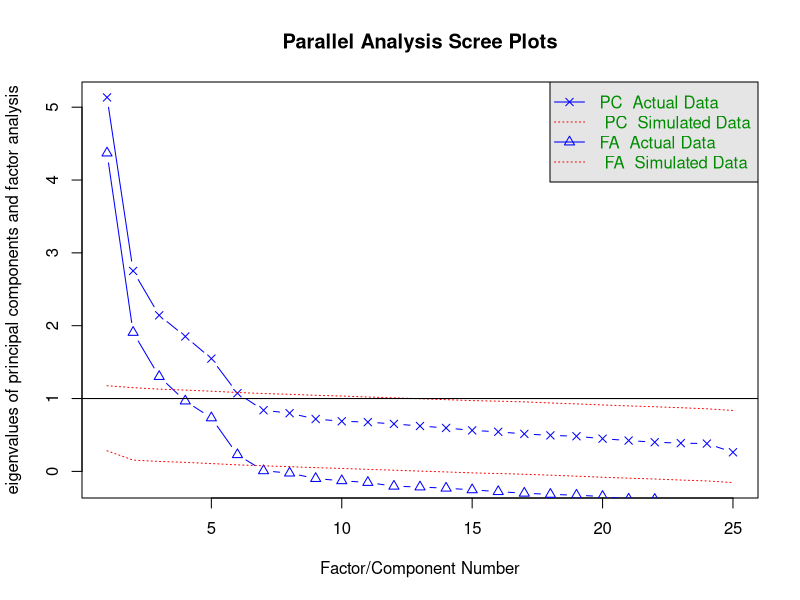
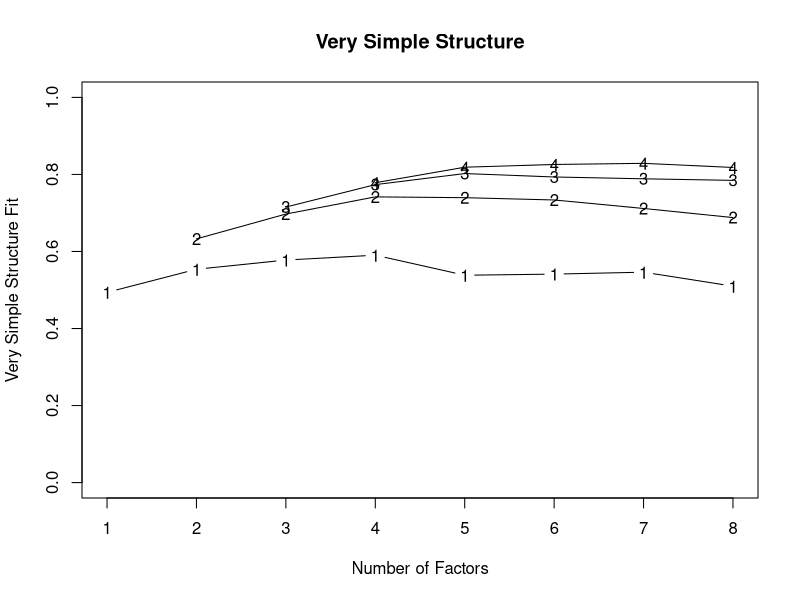
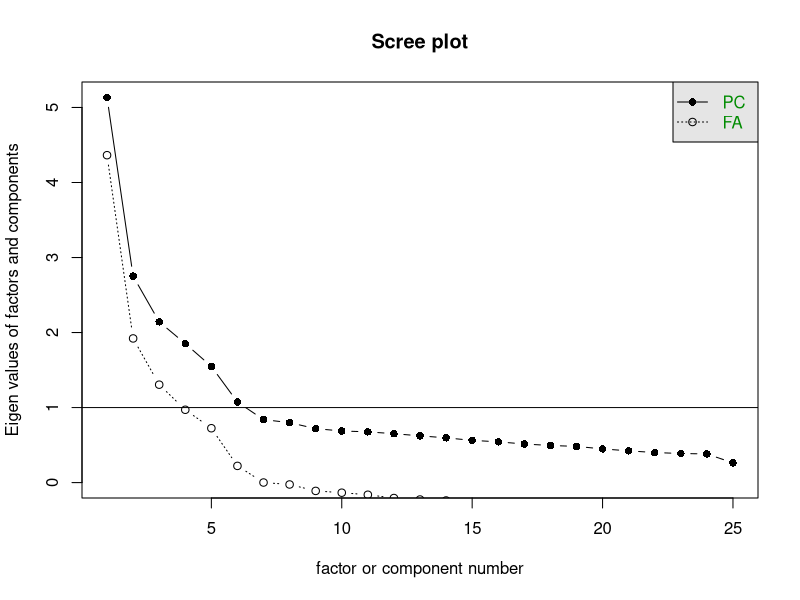
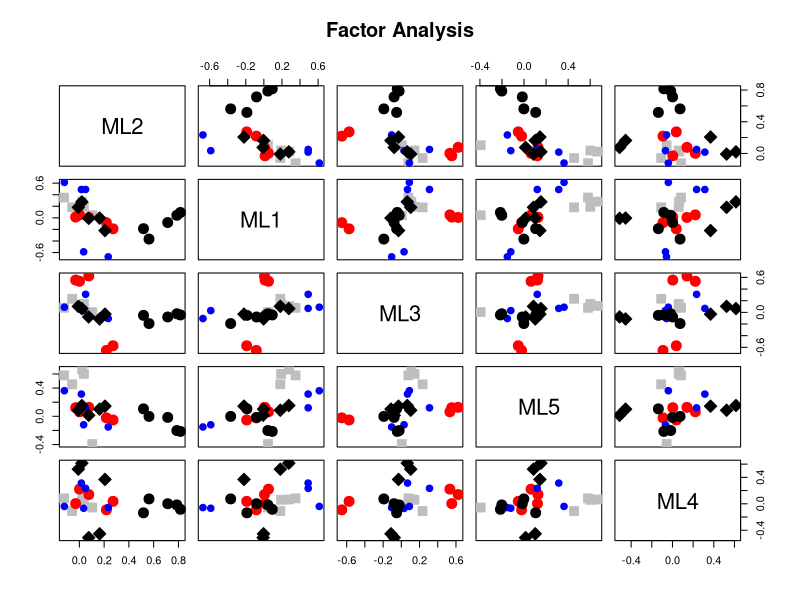
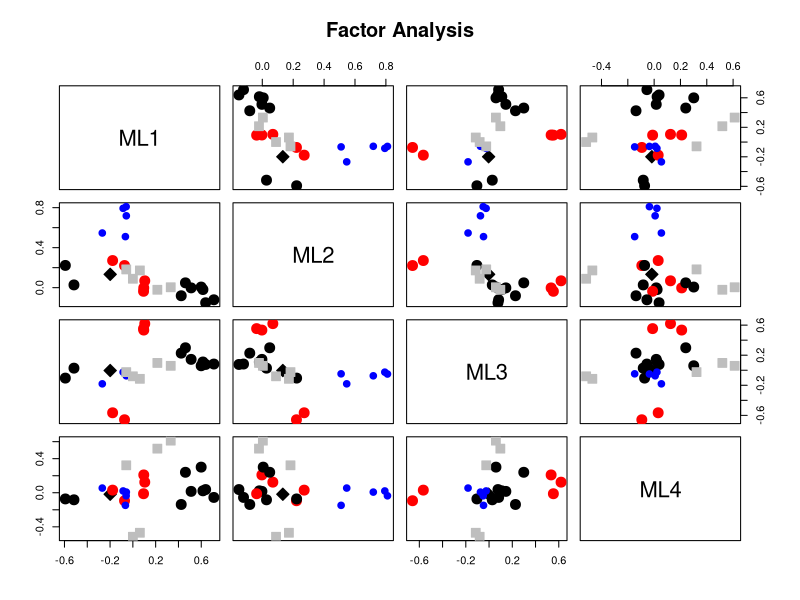

These charts were generated, in order, by the following R code:
## ---- chunk 1
library(psych)
data(bfi)
summary(bfi)
bfi.R <- cor(bfi[, 1:25], use = 'complete.obs')
p1 <- principal(bfi.R, rotate='varimax', n.obs = 2800)
fa.parallel(bfi.R, n.obs=2800, fm='ml')
v1 <- VSS(bfi.R, 8, fm='ml', n.obs = 2800)
v1
scree(bfi.R)
## ---- chunk 2
ml5.out <- fa(bfi.R, nfactors = 5, rotate = "varimax", fm='ml', n.obs = 2800)
ml5.out$loadings
plot(ml5.out, cut=0.3, cex = 2)
## ---- chunk 3
ml4.out <- fa(bfi.R, nfactors = 4, rotate = "varimax", fm='ml', n.obs = 2800)
ml4.out$loadings
plot(ml4.out, cut=0.3, cex = 2)
## ---- chunk 4
bfi.scores <- factor.scores(bfi[1:25], ml5.out)
head(bfi.scores$scores)

for (i in 1:5){
  print(t.test(bfi.scores$scores[, i], bfi$gender))
  print(summary(lm(bfi.scores$scores[, i] ~ age + education, data = bfi)))
}

